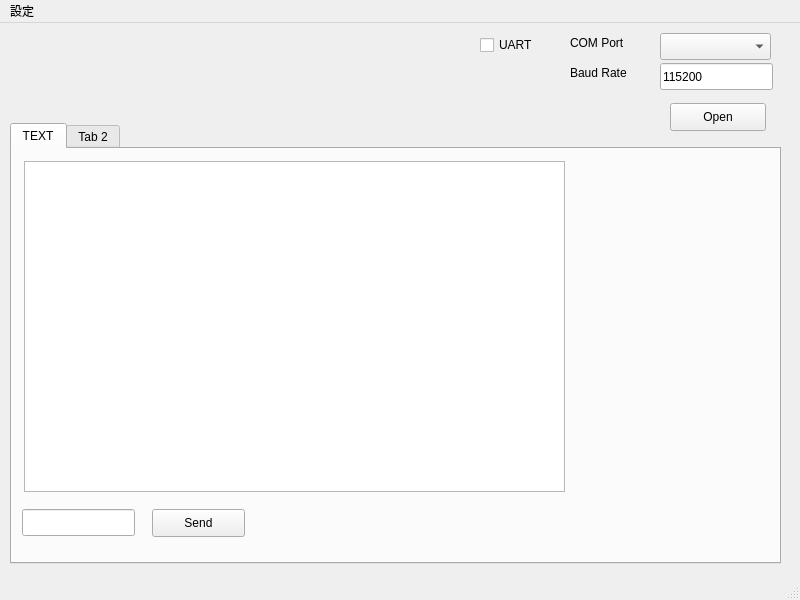
<?xml version="1.0" encoding="UTF-8"?>
<ui version="4.0">
 <class>MainWindow</class>
 <widget class="QMainWindow" name="MainWindow">
  <property name="geometry">
   <rect>
    <x>0</x>
    <y>0</y>
    <width>800</width>
    <height>600</height>
   </rect>
  </property>
  <property name="sizePolicy">
   <sizepolicy hsizetype="Preferred" vsizetype="Preferred">
    <horstretch>0</horstretch>
    <verstretch>0</verstretch>
   </sizepolicy>
  </property>
  <property name="windowTitle">
   <string>MainWindow</string>
  </property>
  <widget class="QWidget" name="centralwidget">
   <property name="sizePolicy">
    <sizepolicy hsizetype="Preferred" vsizetype="Preferred">
     <horstretch>0</horstretch>
     <verstretch>0</verstretch>
    </sizepolicy>
   </property>
   <widget class="QTabWidget" name="tabWidget">
    <property name="geometry">
     <rect>
      <x>10</x>
      <y>100</y>
      <width>771</width>
      <height>441</height>
     </rect>
    </property>
    <widget class="QWidget" name="tab_TEXT">
     <attribute name="title">
      <string>TEXT</string>
     </attribute>
     <widget class="QLineEdit" name="ledt_send">
      <property name="geometry">
       <rect>
        <x>10</x>
        <y>360</y>
        <width>113</width>
        <height>27</height>
       </rect>
      </property>
     </widget>
     <widget class="QPushButton" name="btn_send">
      <property name="geometry">
       <rect>
        <x>140</x>
        <y>360</y>
        <width>93</width>
        <height>28</height>
       </rect>
      </property>
      <property name="sizePolicy">
       <sizepolicy hsizetype="Expanding" vsizetype="Expanding">
        <horstretch>0</horstretch>
        <verstretch>0</verstretch>
       </sizepolicy>
      </property>
      <property name="text">
       <string>Send</string>
      </property>
     </widget>
     <widget class="QTextEdit" name="edtText">
      <property name="geometry">
       <rect>
        <x>12</x>
        <y>12</y>
        <width>541</width>
        <height>331</height>
       </rect>
      </property>
      <property name="readOnly">
       <bool>true</bool>
      </property>
     </widget>
    </widget>
    <widget class="QWidget" name="tab_2">
     <attribute name="title">
      <string>Tab 2</string>
     </attribute>
    </widget>
   </widget>
   <widget class="QLabel" name="lbl_ComPort">
    <property name="geometry">
     <rect>
      <x>570</x>
      <y>10</y>
      <width>81</width>
      <height>19</height>
     </rect>
    </property>
    <property name="text">
     <string>COM Port</string>
    </property>
   </widget>
   <widget class="QComboBox" name="cmboBox_COM">
    <property name="geometry">
     <rect>
      <x>660</x>
      <y>10</y>
      <width>111</width>
      <height>27</height>
     </rect>
    </property>
   </widget>
   <widget class="QCheckBox" name="chkbox_UART">
    <property name="geometry">
     <rect>
      <x>480</x>
      <y>10</y>
      <width>67</width>
      <height>24</height>
     </rect>
    </property>
    <property name="text">
     <string>UART</string>
    </property>
   </widget>
   <widget class="QLineEdit" name="lEdt_baudrate">
    <property name="geometry">
     <rect>
      <x>660</x>
      <y>40</y>
      <width>113</width>
      <height>27</height>
     </rect>
    </property>
    <property name="text">
     <string>115200</string>
    </property>
   </widget>
   <widget class="QLabel" name="lbl_baudrate">
    <property name="geometry">
     <rect>
      <x>570</x>
      <y>40</y>
      <width>81</width>
      <height>20</height>
     </rect>
    </property>
    <property name="text">
     <string>Baud Rate</string>
    </property>
   </widget>
   <widget class="QPushButton" name="btn_com">
    <property name="geometry">
     <rect>
      <x>670</x>
      <y>80</y>
      <width>96</width>
      <height>28</height>
     </rect>
    </property>
    <property name="text">
     <string>Open</string>
    </property>
   </widget>
  </widget>
  <widget class="QMenuBar" name="menubar">
   <property name="geometry">
    <rect>
     <x>0</x>
     <y>0</y>
     <width>800</width>
     <height>24</height>
    </rect>
   </property>
   <widget class="QMenu" name="menu">
    <property name="title">
     <string>設定</string>
    </property>
    <addaction name="actionUART"/>
   </widget>
   <addaction name="menu"/>
  </widget>
  <widget class="QStatusBar" name="statusbar"/>
  <action name="actionUART">
   <property name="checkable">
    <bool>true</bool>
   </property>
   <property name="checked">
    <bool>true</bool>
   </property>
   <property name="text">
    <string>UART</string>
   </property>
  </action>
 </widget>
 <resources/>
 <connections/>
</ui>
